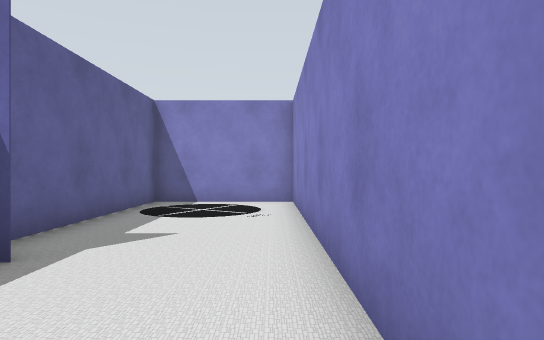
View 1 (above)

18 first-person views from a walk through a robot-simulator world made for Gazebo. The camera is 0.94 m above the floor, looks level and sees 75° across. The floor is counted in squares, 1 m on a side. Each view is taken from the middle of a square. On the plan, view 1 faces up. The plan holds only what a view shows up to about 12 squares ahead; the rest is blank. The place goes on beyond the plan.

View 2
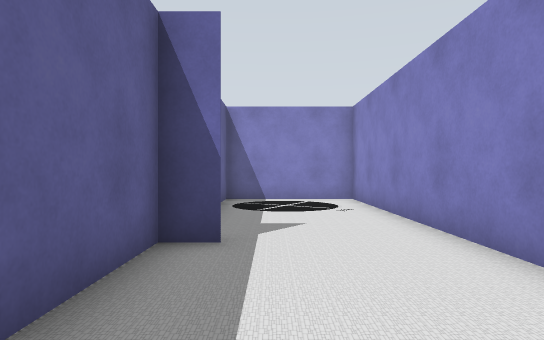

View 3
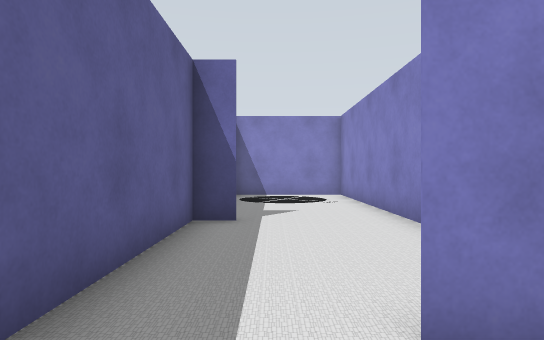

View 4
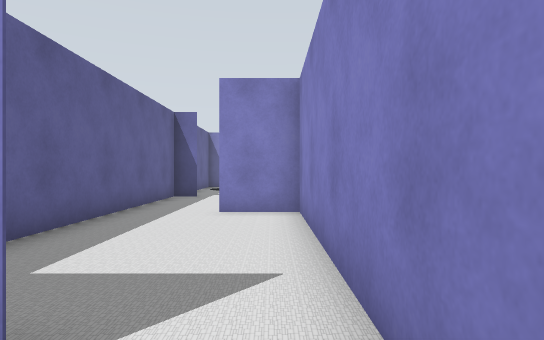

View 5
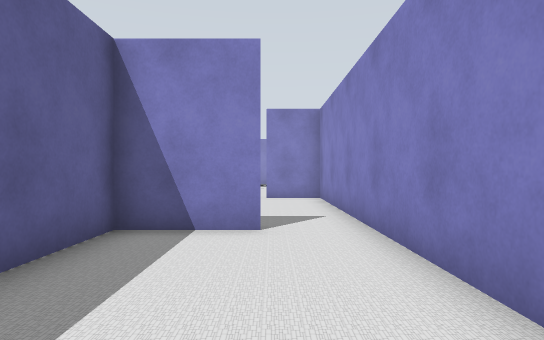

View 6
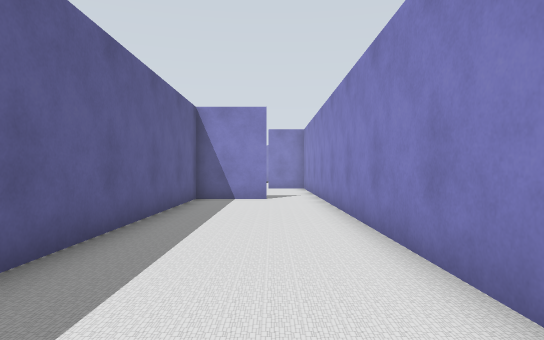

View 7
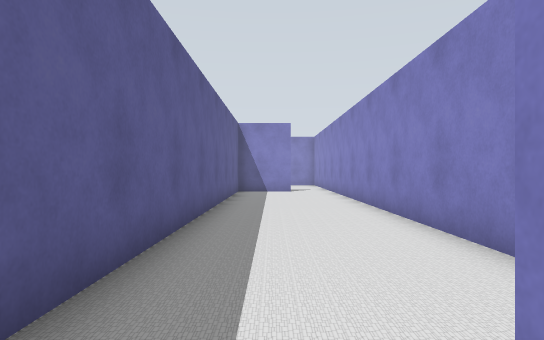

View 8
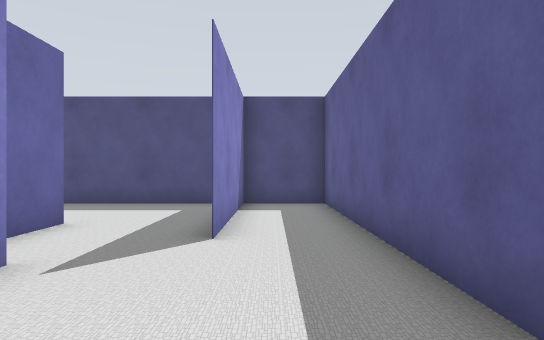

View 9
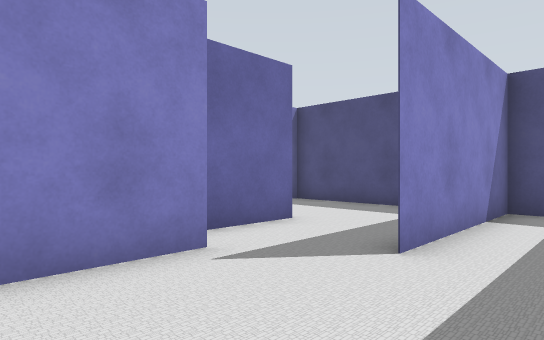

View 10
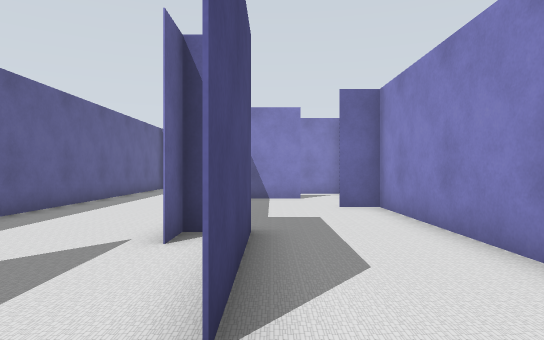

View 11
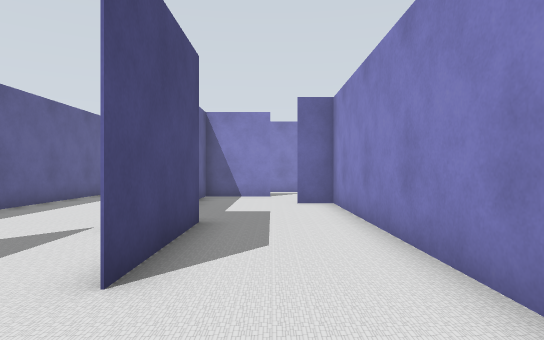

View 12
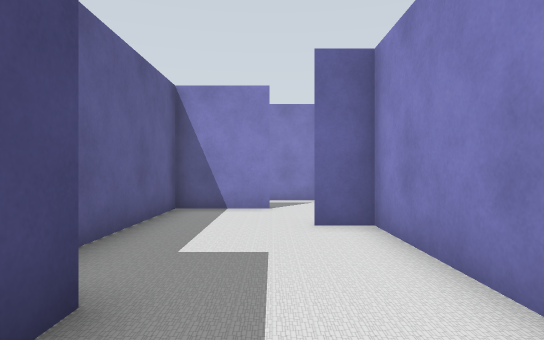

View 13
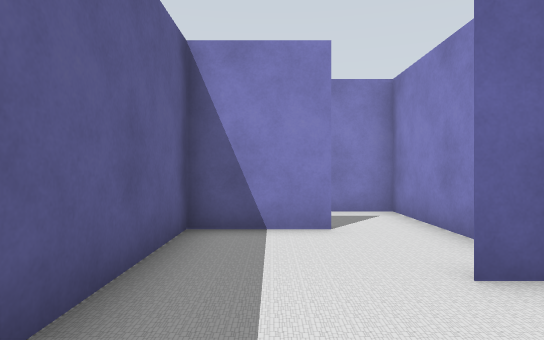

View 14
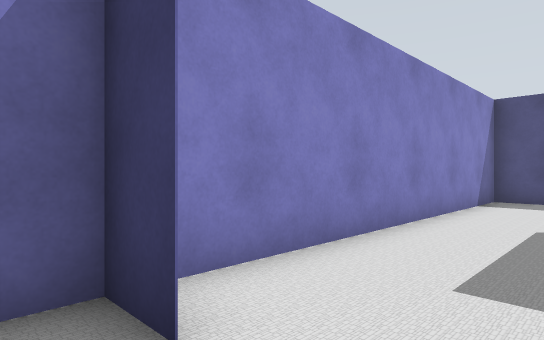

View 15
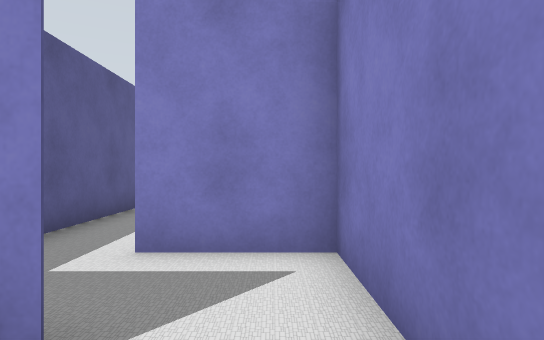

View 16
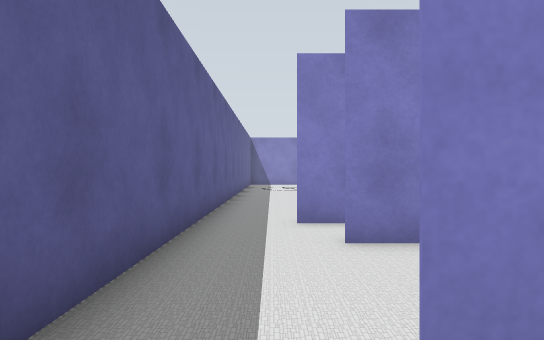

View 17
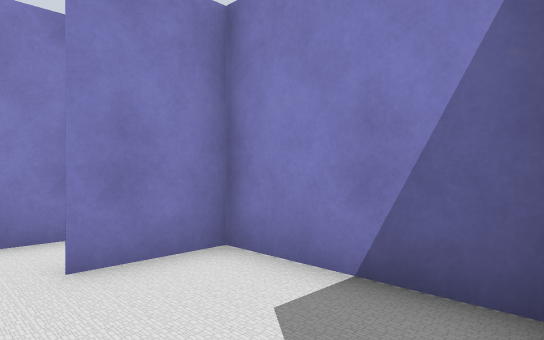

View 18
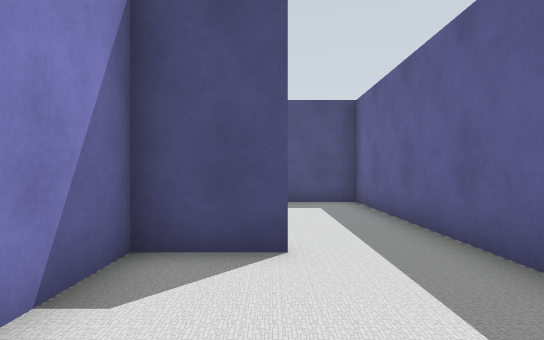

### Floor plan
Points are (right, up) in squares from view 1. A wall is a line through its corners. A room is listed if a view was taken in it or the views show most of it. See-through windows are left out.
Room 1 (views 1, 2, 18)
walls: (-2.6, 3.6) (-3.5, 3.6); (-1.2, -1) (0.6, -1) (0.6, 10.5) (-3.5, 10.5) (-3.5, -1.5)
ways out: opening at (-2.5, -1) to room 2
Room 2 (view 3)
walls: (0.6, -1.1) (-1.2, -1.1); (-3.5, -1.5) (-3.5, -7); (0.6, -7.5) (0.6, -1); (-3.5, -7.4) (-1.4, -7.4)
ways out: opening at (-2.5, -1) to room 1; opening at (-0.5, -7) to room 3
Room 3 (views 4, 5, 6, 7, 8, 9)
walls: (0.6, -20.5) (0.6, -7.5); (-1.1, -7.4) (-3.5, -7.4); (-3.5, -7) (-3.5, -26.9) (-1, -26.9); (-1.2, -27) (-1.2, -21.8)
ways out: opening at (-0.5, -7) to room 2; opening at (0.5, -22.5) to room 4
Room 4 (views 10, 11, 12, 13, 14, 15, 16)
walls: (1.7, -19.5) (1.7, -23.2); (1.6, -23.2) (1.6, -21.1); (3.6, -16) (4.8, -16) (3.6, -16); (3, -13.4) (0.6, -13.4) (0.6, -17.8); (-1, -26.9) (4.7, -26.9) (4.7, -10.9); (4.8, -11) (2.4, -11)
ways out: opening at (0.5, -22.5) to room 3; opening at (2, -11) to room 5
Room 5 (view 17)
walls: (4.7, -10.9) (4.7, -7.4) (2.9, -7.4); (0.6, -7.5) (0.6, -10.2)
ways out: opening at (2, -11) to room 4; opening at (2, -6.5)

Where each view was taken, in squares from view 1:
view 1: 0 up, 0 right, facing up
view 2: 1 down, 2 left, facing up
view 3: 3 down, 2 left, facing up
view 4: 9 down, 0 right, facing up
view 5: 13 down, 1 left, facing up
view 6: 19 down, 1 left, facing up
view 7: 23 down, 2 left, facing up
view 8: 17 down, 2 left, facing down
view 9: 18 down, 3 left, facing down-right
view 10: 25 down, 2 right, facing up
view 11: 26 down, 3 right, facing up
view 12: 22 down, 3 right, facing up
view 13: 19 down, 2 right, facing up
view 14: 15 down, 2 right, facing down-right
view 15: 15 down, 4 right, facing up
view 16: 12 down, 2 right, facing up
view 17: 11 down, 2 right, facing up-right
view 18: 3 up, 1 left, facing down
